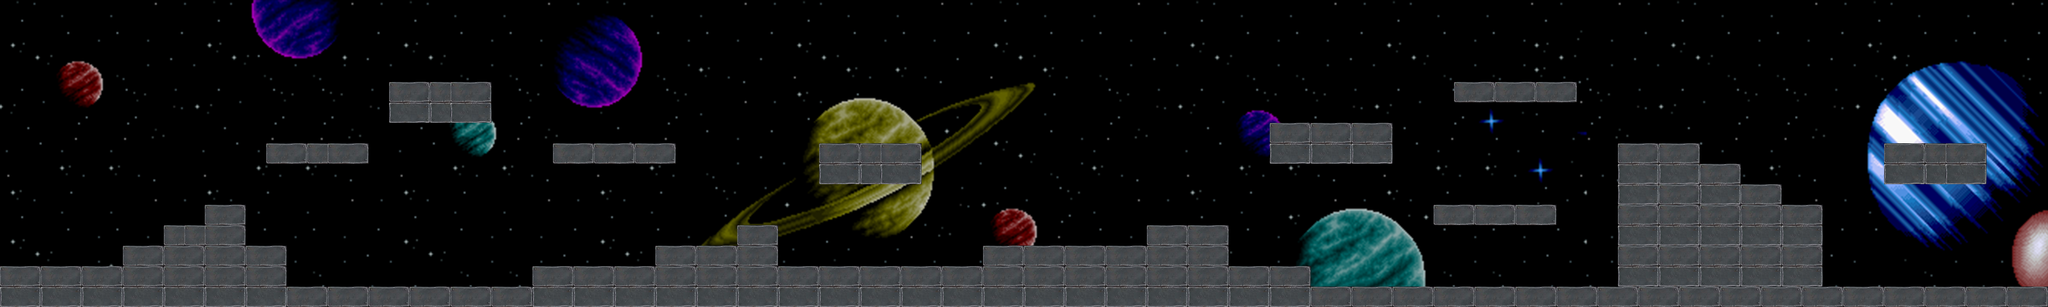

The image is a tile-based game level rendered from a .tmx file. Its description and source (layers, tilesets, objects; grid data summarised) follow:
An orthogonal 100x15 tile map with 50x50 px tiles, 1 tile layer (background) and 43 objects (27x solid, 9x bonus, 6x enemy, hero).

<map version="1.0" orientation="orthogonal" renderorder="right-down" width="100" height="15" tilewidth="50" tileheight="50" nextobjectid="50">
 <tileset firstgid="1" name="level2" tilewidth="50" tileheight="50" tilecount="1530" columns="102">
  <image source="images/level2.png" width="5100" height="750" />
 </tileset>
 <layer name="background" width="100" height="15">
  <data>[1500 cells, 1500 non-empty, 1191 distinct tile ids]</data>
 </layer>
 <objectgroup name="solid">
  <object id="1" name="solid" x="2" y="648" width="696" height="102" />
  <object id="2" name="solid" x="301" y="600" width="397" height="48" />
  <object id="3" name="solid" x="400" y="550" width="198" height="50" />
  <object id="4" name="solid" x="500" y="500" width="98" height="49" />
  <object id="5" name="solid" x="650" y="349" width="252" height="52" />
  <object id="6" name="solid" x="951" y="199" width="248" height="99" />
  <object id="7" name="solid" x="700" y="702" width="598" height="46" />
  <object id="8" name="solid" x="1300" y="650" width="596" height="100" />
  <object id="9" name="solid" x="1600" y="601" width="299" height="49" />
  <object id="10" name="solid" x="1800" y="552" width="98" height="50" />
  <object id="11" name="solid" x="1350" y="350" width="302" height="50" />
  <object id="12" name="solid" x="2000" y="350" width="248" height="100" />
  <object id="13" name="solid" x="1898" y="652" width="1304" height="96" />
  <object id="14" name="solid" x="2400" y="602" width="602" height="52" />
  <object id="15" name="solid" x="2800" y="550" width="200" height="50" />
  <object id="16" name="solid" x="3100" y="302" width="302" height="98" />
  <object id="17" name="solid" x="3204" y="700" width="1795" height="50" />
  <object id="18" name="solid" x="3950" y="351" width="200" height="349" />
  <object id="19" name="solid" x="4152" y="400" width="96" height="296" />
  <object id="20" name="solid" x="4250" y="450" width="100" height="248" />
  <object id="21" name="solid" x="4350" y="498" width="102" height="204" />
  <object id="22" name="solid" x="4602" y="350" width="246" height="100" />
  <object id="23" name="solid" x="3548" y="198" width="301" height="51" />
  <object id="24" name="solid" x="3498" y="498" width="304" height="54" />
  <object id="28" name="solid" x="2" y="-4" width="2" height="650" />
  <object id="29" name="solid" x="8" y="-2" width="4992" height="4" />
  <object id="30" name="solid" x="4994" y="2" width="4" height="698" />
 </objectgroup>
 <objectgroup name="hero">
  <object id="25" name="hero" x="50" y="498" width="76" height="150" />
 </objectgroup>
 <objectgroup name="enemy">
  <object id="32" name="enemy" x="856" y="546" width="92" height="152" />
  <object id="33" name="enemy" x="1064" y="42" width="92" height="152" />
  <object id="34" name="enemy" x="1514" y="194" width="92" height="152" />
  <object id="35" name="enemy" x="2122" y="498" width="92" height="152" />
  <object id="36" name="enemy" x="3018" y="496" width="92" height="152" />
  <object id="37" name="enemy" x="4682" y="196" width="92" height="152" />
 </objectgroup>
 <objectgroup name="bonus">
  <object id="38" name="bonus" x="660" y="276" width="69" height="69" />
  <object id="41" name="bonus" x="1181.5" y="629.5" width="69" height="69" />
  <object id="42" name="bonus" x="1809.5" y="481.5" width="69" height="69" />
  <object id="43" name="bonus" x="2625.5" y="529.5" width="69" height="69" />
  <object id="44" name="bonus" x="3281.5" y="229.5" width="69" height="69" />
  <object id="45" name="bonus" x="3699.5" y="425.5" width="69" height="69" />
  <object id="46" name="bonus" x="3747.5" y="123.5" width="69" height="69" />
  <object id="47" name="bonus" x="4259.5" y="377.5" width="69" height="69" />
  <object id="48" name="bonus" x="4673.5" y="627.5" width="69" height="69" />
 </objectgroup>
</map>